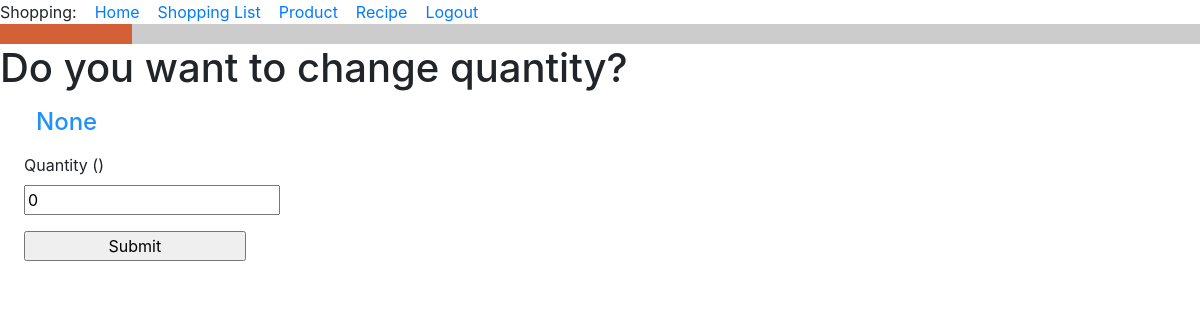
Before: /change_quantity_item/40/40 (signed in) with the older database file.
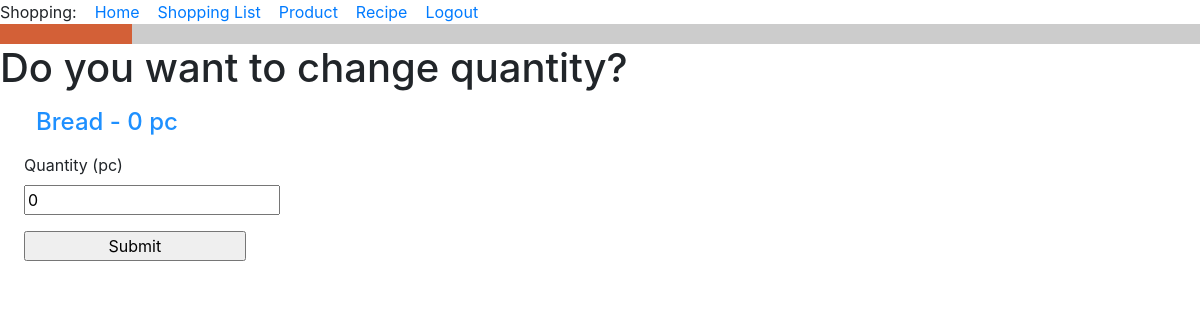
After: the same page with the newer database file.
### food_app/models.py (models this page shows, shortened)
class Product(db.Model):
    id = db.Column(db.Integer, primary_key=True)
    title = db.Column(db.String(256), index=True, unique=True, nullable=False)
    type_of_product = db.Column(db.String(120))
    unit_of_measure = db.Column(db.String(120))
    def __str__(self):
        return f'{self.title}'.capitalize()  # Big first letter only.

class ShoppingListItem(db.Model):
    id = db.Column(db.Integer, primary_key=True)
    shopping_list_id = db.Column(db.ForeignKey('shopping_list.id', ondelete='CASCADE'), nullable=False)
    product_id = db.Column(db.ForeignKey('product.id'))
    product = db.relationship('Product')
    quantity = db.Column(db.Integer, default=0)
    unit_of_measure = db.Column(db.String(120))
    is_buyed = db.Column(db.Boolean, default=False)
    def __str__(self):
        return f'{self.product} - {self.quantity} {self.unit_of_measure}'

### food_app/routes.py (the view)
@app.route('/change_quantity_item/<shopping_list_id>/<item_id>', methods=['GET', 'POST'])
@login_required
def change_quantity_item(shopping_list_id, item_id):
    item = ShoppingListItem.query.filter_by(id=item_id).first()
    form = ChangeQuantityItemForm()
    if request.method == 'GET':
        return render_template("change_quantity_item.html", title='Do you want to change quantity?', item=item,
                               form=form)
    if form.validate_on_submit():
        item.quantity = form.quantity.data
        db.session.commit()
        return redirect(url_for('edit_shopping_list', shopping_list_id=shopping_list_id))

### food_app/forms.py
class ChangeQuantityItemForm(FlaskForm):
    quantity = IntegerField('Quantity', default=0)
    submit = SubmitField('                 Submit                 ')

### food_app/models.py (called while the page is built)
@login.user_loader
def load_user(id):
    return User.query.get(int(id))

### food_app/templates/change_quantity_item.html (shortened to what this page needs)
{% extends "base.html" %}
{% block content %}
<h1>Do you want to change quantity? </h1>
<h4><div><p><p style="margin-left:1.5em"><font color="#1e90ff">{{ item }}</font></p></div></h4>
  <form action="" method="post">
        <p>
            <p style="margin-left:1.5em">{{ form.quantity.label }} ({{ item.unit_of_measure }})<br>
            {{ form.quantity }}<br>
        </p>
        <p><p style="margin-left:1.5em">{{ form.submit() }}</p>
    </form></p>
{% endblock %}

Changed rows visible on the page:
added Product: title.unit_of_measure "Bread - 0 pc"
added ShoppingListItem: unit_of_measure "pc"
Other visible differences:
{{ item }}: "None" → (not shown)
